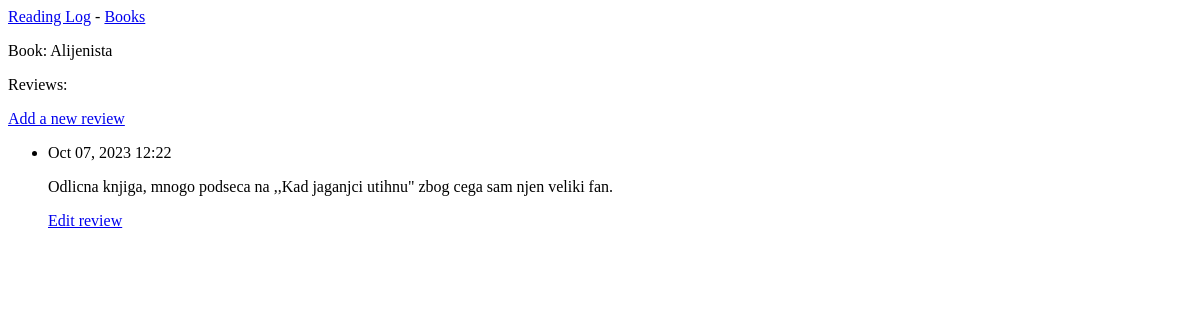
The page /books/1/ on the database as committed earlier.
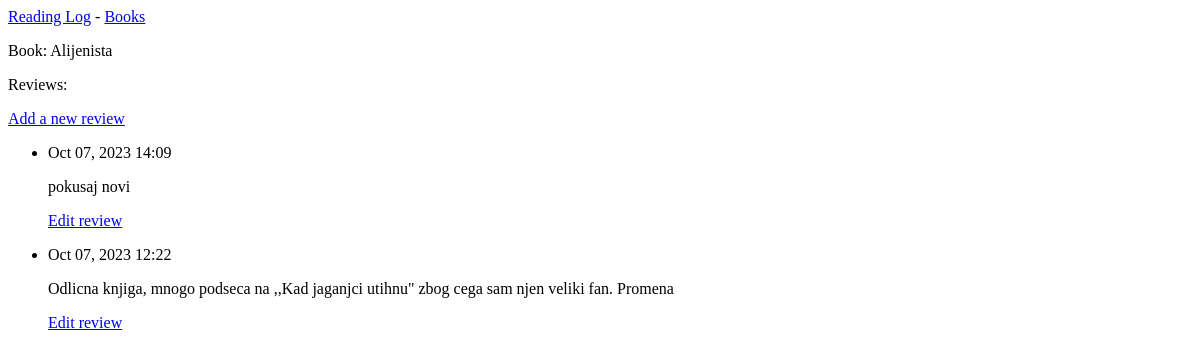
The same page on the database as committed later.
### reading_log/models.py (models this page shows, shortened)
class Book(models.Model):
    text = models.CharField(max_length=200)
    date_added = models.DateTimeField(auto_now_add=True)

class Review(models.Model):
    book = models.ForeignKey(Book, on_delete=models.CASCADE)
    text = models.TextField()
    date_added = models.DateTimeField(auto_now_add=True)
    class Meta:
        verbose_name_plural = 'reviews'

### reading_log/views.py (the view)
# urls.py: path('books/<int:book_id>/', views.book, name='book'),
def book(request, book_id):
    book = Book.objects.get(id=book_id)
    reviews = book.review_set.order_by('-date_added')
    context = {'book': book, 'reviews': reviews}
    return render(request, 'reading_log/book.html', context)

### reading_log/templates/reading_log/book.html
{% extends 'reading_log/base.html' %}
{% block content %}
    <p>Book: {{ book.text }}</p>
<p>Reviews: </p>
    <p>
        <a href="{% url 'reading_log:new_review' book.id %}">Add a new review</a>
    </p>
    <ul>
        {% for review in reviews %}
            <li>
                <p>{{ review.date_added|date:'M d, Y H:i' }}</p>
                <p>{{ review.text|linebreaks }}</p>
                <p><a href="{% url 'reading_log:edit_review' review.id %}">Edit review</a></p>
            </li>
        {% empty %}
        <li>There are no reviews for this book yet.</li>
        {% endfor %}
    </ul>
{% endblock content %}

### reading_log/templates/reading_log/base.html
<p>
    <a href="{% url 'reading_log:index' %}">Reading Log</a> -
    <a href="{% url 'reading_log:books' %}">Books</a>
</p>
{% block content %}{% endblock content %}

Rows that differ between the two databases and show on the page:
added Review: date_added "Oct 07, 2023 14:09", text "pokusaj novi"
changed Review: text "Odlicna knjiga, mnogo podseca na ,,Kad jaganjci utihnu\" zbog cega sam njen veliki fan." → "Odlicna knjiga, mnogo podseca na ,,Kad jaganjci utihnu\" zbog cega sam njen veliki fan. Promena"
